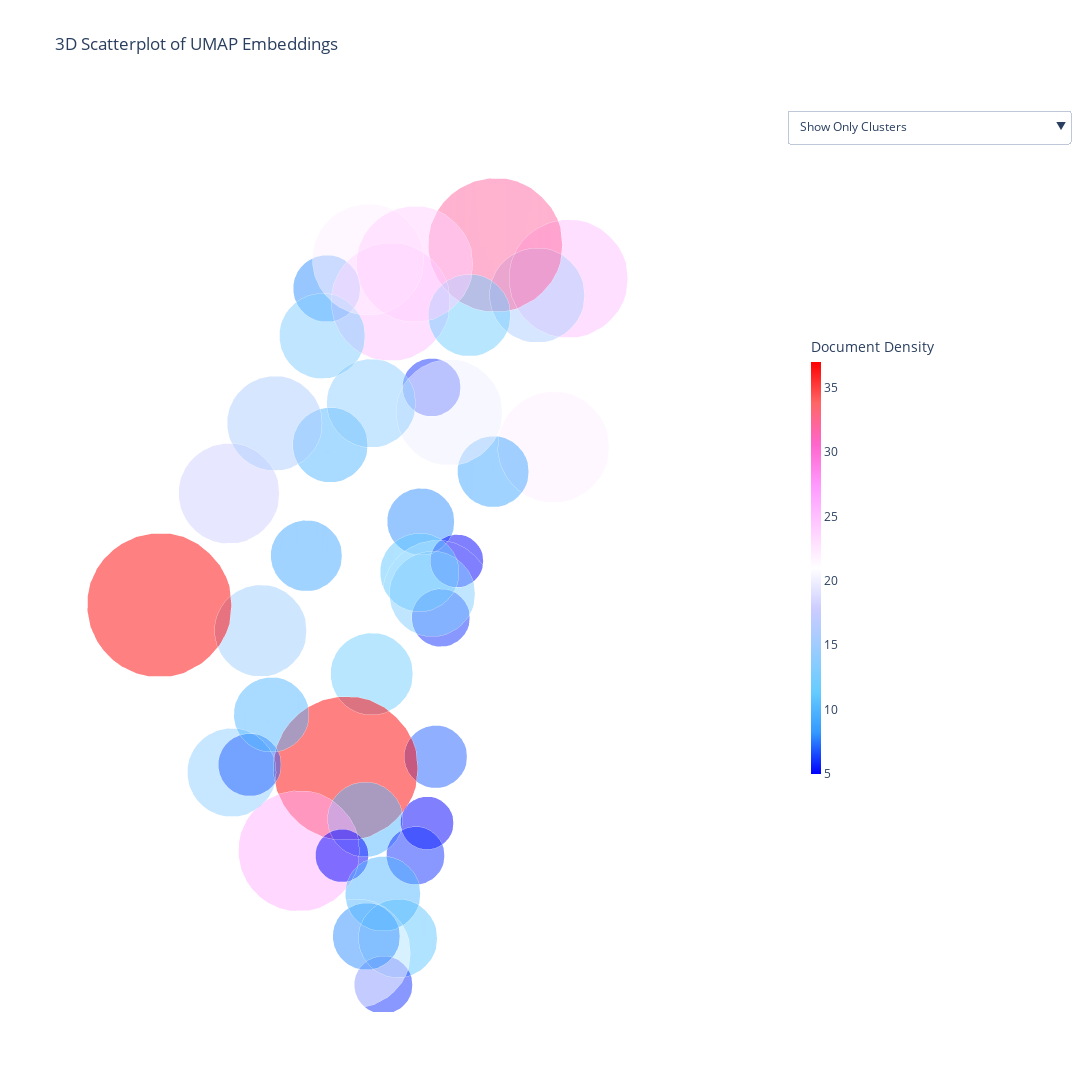

This figure's notebook cell:
### Code cell
summary_visual.visualize(df_with_embeddings_clusters, centroids)

### Figure 1 — Plotly figure (JSON) as saved in the notebook; plotly's stock layout.template omitted (floating-point values rounded to 4 significant figures; data arrays with more than 128 entries replaced by an {"elided": "..."} marker saying what was removed)
{"data": [{"hoverinfo": "text", "hovertext": {"elided": "612 str values"}, "marker": {"color": {"elided": "612 int values"}, "colorscale": [[0, "#440154"], [0.1111, "#482878"], [0.2222, "#3e4989"], [0.3333, "#31688e"], [0.4444, "#26828e"], [0.5556, "#1f9e89"], [0.6667, "#35b779"], [0.7778, "#6ece58"], [0.8889, "#b5de2b"], [1, "#fde725"]], "opacity": 0.8, "size": 5}, "mode": "markers", "name": "Document Points (Opacity 0.8)", "type": "scatter3d", "visible": false, "x": {"elided": "612 float values"}, "y": {"elided": "612 float values"}, "z": {"elided": "612 float values"}}, {"hoverinfo": "text", "hovertext": ["<b>Topic:</b> Analyzing Societal Impacts and Inequities in Disaster Response and Environmental Hazards", "<b>Topic:</b> Detection and Analysis of Fraudulent Activities on Blockchain Platforms and Social Media", "<b>Topic:</b> Advances in Graph Contrastive Learning for Node Classification", "<b>Topic:</b> Modeling Opinion Dynamics and Influence in Online Social Networks", "<b>Topic:</b> The Impact of Content Moderation and Information Operations on Social Media Platforms", "<b>Topic:</b> Advanced Community Detection in Complex Networks: Algorithms, Scalability, and Robustness", "<b>Topic:</b> Advanced Network Generation and Analysis: Algorithms and Properties", "<b>Topic:</b> Analyzing Social Dynamics and Deliberation in Online Discourse", "<b>Topic:</b> Optimizing Wireless Communication for Next-Generation Mobile and Metaverse Applications", "<b>Topic:</b> Analysis of Political Discourse and Information Dissemination on Social Media", "<b>Topic:</b> Analyzing Social Media Discourse During and After the COVID-19 Pandemic: Polarization, Politicization, and Public Health", "<b>Topic:</b> Modeling and Mitigation of Epidemic Spread: Agent-Based Simulations and Intervention Strategies", "<b>Topic:</b> Detection and Characterization of Social Media Bots", "<b>Topic:</b> Modeling and Analyzing Complex Networks: Structure, Dynamics, and Inequality", "<b>Topic:</b> Advances in Link Prediction in Complex Networks", "<b>Topic:</b> Analyzing Polarization and Influence in Online Social Networks", "<b>Topic:</b> Influence Maximization in Social Networks: Algorithms, Models, and Applications", "<b>Topic:</b> Combating Misinformation on Social Media: Detection, Correction, and Mitigation Strategies", "<b>Topic:</b> Migration and Decentralization in the Evolving Social Media Landscape", "<b>Topic:</b> Advanced Graph Representation Learning: Methods, Frameworks, and Applications", "<b>Topic:</b> Advancing Fake News Detection on Social Media: Robustness, Multimodality, and Real-time Capabilities", "<b>Topic:</b> Modeling and Predicting Information Dissemination in Online Social Networks", "<b>Topic:</b> Understanding Human Mobility and Socio-Spatial Segregation in Urban Environments", "<b>Topic:</b> Modeling and Controlling Information and Epidemic Spread in Networks", "<b>Topic:</b> Network Centrality Measures: Analysis, Optimization, and Approximation", "<b>Topic:</b> Blockchain Applications in Diverse Domains: From Education and Metaverse to Decentralized Governance and Secure Communication", "<b>Topic:</b> Characterizing and Mitigating Online Hate and Toxicity on Social Media Platforms", "<b>Topic:</b> Social Media Analysis for Political Opinion Mining and Prediction", "<b>Topic:</b> Advanced Network Analysis Techniques for Complex and Temporal Networks", "<b>Topic:</b> Addressing Heterophily and Improving Generalization in Graph Neural Networks", "<b>Topic:</b> Network Analysis of Global Economic and Cultural Industries", "<b>Topic:</b> Analyzing Knowledge Flows and Innovation Dynamics in Scientific and Technological Networks", "<b>Topic:</b> The Dynamics of Scientific Collaboration and Scholarly Impact", "<b>Topic:</b> Applications and Technological Trends of Intelligent Systems in Green Technology and Related Domains", "<b>Topic:</b> Modeling and Simulation of Opinion Dynamics in Social Networks", "<b>Topic:</b> Social Media Analytics for Disaster Management: Methods, Challenges, and Applications", "<b>Topic:</b> Advances in Graph Neural Networks for Few-Shot and Long-Tail Node Classification", "<b>Topic:</b> Advanced Graph Neural Networks for Link Prediction", "<b>Topic:</b> Advanced Spatio-Temporal Modeling for Traffic Forecasting and Urban Systems Analysis", "<b>Topic:</b> Advanced Community Detection and Search in Large-Scale Graphs", "<b>Topic:</b> Deep Learning for Network Analysis and Prediction", "<b>Topic:</b> Advanced Temporal Graph Representation Learning and Generation for Dynamic Networks"], "marker": {"color": [12, 8, 21, 7, 9, 15, 22, 25, 37, 10, 5, 26, 5, 6, 14, 7, 10, 10, 37, 6, 11, 6, 18, 16, 21, 8, 10, 8, 5, 6, 11, 13, 16, 9, 20, 14, 32, 25, 13, 22, 12, 24], "colorbar": {"len": 0.5, "thickness": 10, "title": {"text": "Document Density"}}, "colorscale": [[0, "rgb(0,0,255)"], [0.1, "rgb(51,153,255)"], [0.2, "rgb(102,204,255)"], [0.3, "rgb(153,204,255)"], [0.4, "rgb(204,204,255)"], [0.5, "rgb(255,255,255)"], [0.6, "rgb(255,204,255)"], [0.7, "rgb(255,153,255)"], [0.8, "rgb(255,102,204)"], [0.9, "rgb(255,102,102)"], [1, "rgb(255,0,0)"]], "opacity": 0.5, "size": [56.95, 46.5, 75.34, 43.5, 49.32, 63.67, 77.11, 82.2, 100, 51.99, 36.76, 83.83, 36.76, 40.27, 61.51, 43.5, 51.99, 51.99, 100, 40.27, 54.52, 40.27, 69.75, 65.76, 75.34, 46.5, 51.99, 46.5, 36.76, 40.27, 54.52, 59.27, 65.76, 49.32, 73.52, 61.51, 93.0, 82.2, 59.27, 77.11, 56.95, 80.54], "symbol": "circle"}, "mode": "markers", "name": "Cluster Centroids (Density-Based Coloring)", "type": "scatter3d", "visible": true, "x": [4.773, 3.631, 3.842, 4.687, 4.577, 5.159, 1.38, 0.04326, 4.57, 5.098, 4.889, 5.328, 5.159, 2.867, 5.862, 5.398, 4.927, 3.523, 5.715, 4.843, 5.4, 5.888, 4.466, 3.674, 6.086, 5.787, 5.535, 3.027, 2.372, 2.69, 2.303, 2.413, 1.614, 1.746, 1.643, 2.696, 1.454, 2.606, 2.779, 2.128, 1.23, 1.386], "y": [3.021, 2.561, 2.996, 3.832, 1.858, 1.744, 2.422, 1.421, 2.237, 3.194, 3.913, 2.243, 2.839, 1.953, 1.953, 1.58, 1.417, 1.043, 0.7385, 3.688, 3.984, 4.296, 0.3912, 0.2624, 4.128, 3.946, 3.933, 0.536, 1.88, 1.927, 1.159, 1.495, 2.252, 1.849, 1.009, 0.7976, 1.491, 1.06, 0.09373, 0.1838, 0.9312, 0.1676], "z": [9.125, 10.17, 9.598, 8.497, 9.873, 9.163, 10.09, 11.46, 7.089, 7.409, 7.764, 6.306, 6.578, 11.2, 7.76, 7.259, 7.606, 10.42, 9.259, 7.035, 6.462, 6.493, 9.927, 10.44, 7.052, 6.836, 7.264, 11.91, 8.704, 8.045, 8.131, 8.031, 11.93, 9.669, 10.1, 10.53, 12.24, 11.8, 11.16, 11.91, 11.2, 11.66]}, {"hoverinfo": "none", "marker": {"color": [12, 8, 21, 7, 9, 15, 22, 25, 37, 10, 5, 26, 5, 6, 14, 7, 10, 10, 37, 6, 11, 6, 18, 16, 21, 8, 10, 8, 5, 6, 11, 13, 16, 9, 20, 14, 32, 25, 13, 22, 12, 24], "colorbar": {"len": 0.5, "thickness": 10, "title": {"text": "Document Density"}}, "colorscale": [[0, "rgb(0,0,255)"], [0.1, "rgb(51,153,255)"], [0.2, "rgb(102,204,255)"], [0.3, "rgb(153,204,255)"], [0.4, "rgb(204,204,255)"], [0.5, "rgb(255,255,255)"], [0.6, "rgb(255,204,255)"], [0.7, "rgb(255,153,255)"], [0.8, "rgb(255,102,204)"], [0.9, "rgb(255,102,102)"], [1, "rgb(255,0,0)"]], "opacity": 0.3, "size": [56.95, 46.5, 75.34, 43.5, 49.32, 63.67, 77.11, 82.2, 100, 51.99, 36.76, 83.83, 36.76, 40.27, 61.51, 43.5, 51.99, 51.99, 100, 40.27, 54.52, 40.27, 69.75, 65.76, 75.34, 46.5, 51.99, 46.5, 36.76, 40.27, 54.52, 59.27, 65.76, 49.32, 73.52, 61.51, 93.0, 82.2, 59.27, 77.11, 56.95, 80.54], "symbol": "circle"}, "mode": "markers", "name": "Cluster Centroids (Density-Based Coloring)", "type": "scatter3d", "visible": false, "x": [4.773, 3.631, 3.842, 4.687, 4.577, 5.159, 1.38, 0.04326, 4.57, 5.098, 4.889, 5.328, 5.159, 2.867, 5.862, 5.398, 4.927, 3.523, 5.715, 4.843, 5.4, 5.888, 4.466, 3.674, 6.086, 5.787, 5.535, 3.027, 2.372, 2.69, 2.303, 2.413, 1.614, 1.746, 1.643, 2.696, 1.454, 2.606, 2.779, 2.128, 1.23, 1.386], "y": [3.021, 2.561, 2.996, 3.832, 1.858, 1.744, 2.422, 1.421, 2.237, 3.194, 3.913, 2.243, 2.839, 1.953, 1.953, 1.58, 1.417, 1.043, 0.7385, 3.688, 3.984, 4.296, 0.3912, 0.2624, 4.128, 3.946, 3.933, 0.536, 1.88, 1.927, 1.159, 1.495, 2.252, 1.849, 1.009, 0.7976, 1.491, 1.06, 0.09373, 0.1838, 0.9312, 0.1676], "z": [9.125, 10.17, 9.598, 8.497, 9.873, 9.163, 10.09, 11.46, 7.089, 7.409, 7.764, 6.306, 6.578, 11.2, 7.76, 7.259, 7.606, 10.42, 9.259, 7.035, 6.462, 6.493, 9.927, 10.44, 7.052, 6.836, 7.264, 11.91, 8.704, 8.045, 8.131, 8.031, 11.93, 9.669, 10.1, 10.53, 12.24, 11.8, 11.16, 11.91, 11.2, 11.66]}], "layout": {"height": 1200, "paper_bgcolor": "white", "scene": {"xaxis": {"backgroundcolor": "white", "showgrid": false, "showline": false, "showticklabels": false, "title": {"text": ""}}, "yaxis": {"backgroundcolor": "white", "showgrid": false, "showline": false, "showticklabels": false, "title": {"text": ""}}, "zaxis": {"backgroundcolor": "white", "showgrid": false, "showline": false, "showticklabels": false, "title": {"text": ""}}}, "title": {"text": "3D Scatterplot of UMAP Embeddings"}, "updatemenus": [{"buttons": [{"args": [{"visible": [false, true, false]}, {"title": "3D Scatterplot of Only Topic Clusters"}], "label": "Show Only Clusters", "method": "update"}, {"args": [{"visible": [true, false, true]}, {"title": "3D Scatterplot of Documents with Topic Clusters "}], "label": "Show Documents and Clusters (Opacity 0.3)", "method": "update"}, {"args": [{"visible": [true, false, false]}, {"title": "3D Scatterplot of Only Documents"}], "label": "Show Only Documents", "method": "update"}], "direction": "down", "pad": {"r": 10, "t": 10}, "showactive": true, "x": 1, "xanchor": "left", "y": 1, "yanchor": "top"}], "width": 1500}}
